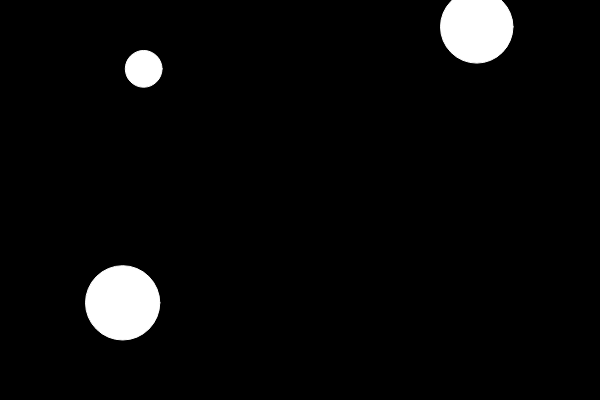
Frame 1 (no input)
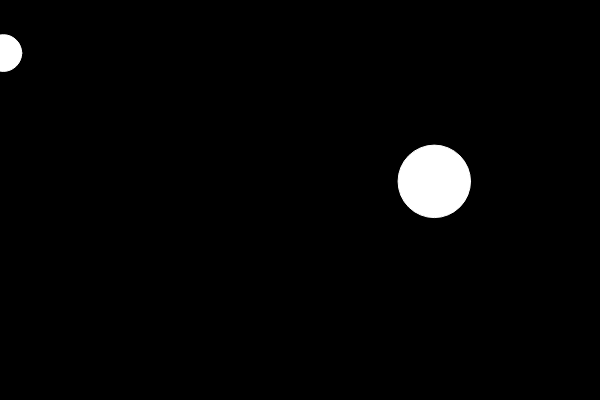
Frame 60 (no input)
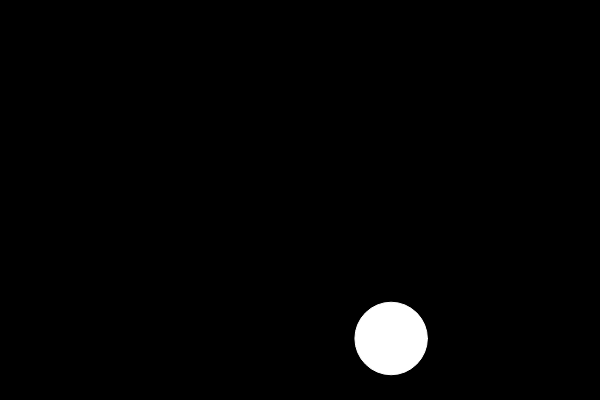
Frame 120 (the mouse pressed at the canvas centre since frame 60)

The p5.js sketch that drew these frames (run headless with seeded random() and noise() and a simulated clock; from frame 60 on, the mouse is pressed at the canvas centre):

// p5.js sketch
// ── sketch.js

    class Bubble {
  
  constructor() { 
    var allInstances = [];
    
    var radius = random(10,100);
    this.x = random(0, width);
    this.y = random(0, height);
    this.width = radius;
    this.height = radius;
    this.color = "white";
    this.velocityX = random(-5, +5);
    this.velocityY= random(-5, +5);
    
    this.display = function() {
      stroke(255);
      fill(this.color);
      ellipse(this.x, this.y, this.width, this.height);
    }
    
    this.move = function() {
      this.x = this.x + this.velocityX;
      this.y = this.y + this.velocityY;
    }
      
  }
}
function setup() {
  createCanvas(600,400);
  bubble1 = new Bubble();
  bubble2 = new Bubble(); 
  bubble3 = new Bubble(); 
}
function draw() { 
  background(0);
  bubble1.move();
  bubble2.move(); 
  bubble3.move();
  bubble1.display();
  bubble2.display();
  bubble3.display();
}
